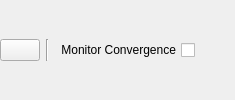
              <widget class="QWidget" name="widget_13" native="true">
               <layout class="QGridLayout" name="gridLayout_11">
                <property name="leftMargin">
                 <number>0</number>
                </property>
                <property name="topMargin">
                 <number>0</number>
                </property>
                <property name="rightMargin">
                 <number>0</number>
                </property>
                <property name="bottomMargin">
                 <number>0</number>
                </property>
                <item row="0" column="2">
                 <widget class="QCheckBox" name="cb_Monitor_Convergence">
                  <property name="toolTip">
                   <string>Feature not yet available</string>
                  </property>
                  <property name="layoutDirection">
                   <enum>Qt::RightToLeft</enum>
                  </property>
                  <property name="text">
                   <string>Monitor Convergence</string>
                  </property>
                 </widget>
                </item>
                <item row="0" column="0">
                 <widget class="QPushButton" name="pb_Tune_Settings">
                  <property name="text">
                   <string/>
                  </property>
                  <property name="icon">
                   <iconset resource="../qss/icons.qrc">
                    <normaloff>:/icons/icons/PNG/settings.png</normaloff>:/icons/icons/PNG/settings.png</iconset>
                  </property>
                 </widget>
                </item>
                <item row="0" column="3">
                 <spacer name="horizontalSpacer_2">
                  <property name="orientation">
                   <enum>Qt::Horizontal</enum>
                  </property>
                  <property name="sizeHint" stdset="0">
                   <size>
                    <width>40</width>
                    <height>20</height>
                   </size>
                  </property>
                 </spacer>
                </item>
                <item row="0" column="1">
                 <widget class="Line" name="line">
                  <property name="orientation">
                   <enum>Qt::Vertical</enum>
                  </property>
                 </widget>
                </item>
               </layout>
              </widget>
